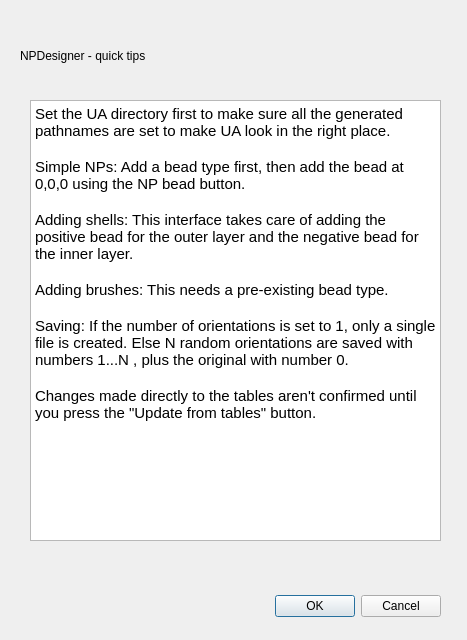
<?xml version="1.0" encoding="UTF-8"?>
<ui version="4.0">
 <class>tipsWindow</class>
 <widget class="QDialog" name="tipsWindow">
  <property name="geometry">
   <rect>
    <x>0</x>
    <y>0</y>
    <width>467</width>
    <height>640</height>
   </rect>
  </property>
  <property name="windowTitle">
   <string>Dialog</string>
  </property>
  <widget class="QDialogButtonBox" name="buttonBox">
   <property name="geometry">
    <rect>
     <x>100</x>
     <y>590</y>
     <width>341</width>
     <height>32</height>
    </rect>
   </property>
   <property name="orientation">
    <enum>Qt::Horizontal</enum>
   </property>
   <property name="standardButtons">
    <set>QDialogButtonBox::Cancel|QDialogButtonBox::Ok</set>
   </property>
  </widget>
  <widget class="QLabel" name="label">
   <property name="geometry">
    <rect>
     <x>20</x>
     <y>30</y>
     <width>421</width>
     <height>51</height>
    </rect>
   </property>
   <property name="text">
    <string>NPDesigner - quick tips</string>
   </property>
  </widget>
  <widget class="QTextEdit" name="textEdit">
   <property name="geometry">
    <rect>
     <x>30</x>
     <y>100</y>
     <width>411</width>
     <height>441</height>
    </rect>
   </property>
   <property name="html">
    <string>&lt;!DOCTYPE HTML PUBLIC &quot;-//W3C//DTD HTML 4.0//EN&quot; &quot;http://www.w3.org/TR/REC-html40/strict.dtd&quot;&gt;
&lt;html&gt;&lt;head&gt;&lt;meta name=&quot;qrichtext&quot; content=&quot;1&quot; /&gt;&lt;style type=&quot;text/css&quot;&gt;
p, li { white-space: pre-wrap; }
&lt;/style&gt;&lt;/head&gt;&lt;body style=&quot; font-family:'Ubuntu'; font-size:11pt; font-weight:400; font-style:normal;&quot;&gt;
&lt;p style=&quot; margin-top:0px; margin-bottom:0px; margin-left:0px; margin-right:0px; -qt-block-indent:0; text-indent:0px;&quot;&gt;Set the UA directory first to make sure all the generated pathnames are set to make UA look in the right place.&lt;/p&gt;
&lt;p style=&quot;-qt-paragraph-type:empty; margin-top:0px; margin-bottom:0px; margin-left:0px; margin-right:0px; -qt-block-indent:0; text-indent:0px;&quot;&gt;&lt;br /&gt;&lt;/p&gt;
&lt;p style=&quot; margin-top:0px; margin-bottom:0px; margin-left:0px; margin-right:0px; -qt-block-indent:0; text-indent:0px;&quot;&gt;Simple NPs: Add a bead type first, then add the bead at 0,0,0 using the NP bead button.&lt;/p&gt;
&lt;p style=&quot;-qt-paragraph-type:empty; margin-top:0px; margin-bottom:0px; margin-left:0px; margin-right:0px; -qt-block-indent:0; text-indent:0px;&quot;&gt;&lt;br /&gt;&lt;/p&gt;
&lt;p style=&quot; margin-top:0px; margin-bottom:0px; margin-left:0px; margin-right:0px; -qt-block-indent:0; text-indent:0px;&quot;&gt;Adding shells: This interface takes care of adding the positive bead for the outer layer and the negative bead for the inner layer.&lt;/p&gt;
&lt;p style=&quot;-qt-paragraph-type:empty; margin-top:0px; margin-bottom:0px; margin-left:0px; margin-right:0px; -qt-block-indent:0; text-indent:0px;&quot;&gt;&lt;br /&gt;&lt;/p&gt;
&lt;p style=&quot; margin-top:0px; margin-bottom:0px; margin-left:0px; margin-right:0px; -qt-block-indent:0; text-indent:0px;&quot;&gt;Adding brushes: This needs a pre-existing bead type.&lt;/p&gt;
&lt;p style=&quot;-qt-paragraph-type:empty; margin-top:0px; margin-bottom:0px; margin-left:0px; margin-right:0px; -qt-block-indent:0; text-indent:0px;&quot;&gt;&lt;br /&gt;&lt;/p&gt;
&lt;p style=&quot; margin-top:0px; margin-bottom:0px; margin-left:0px; margin-right:0px; -qt-block-indent:0; text-indent:0px;&quot;&gt;Saving: If the number of orientations is set to 1, only a single file is created. Else N random orientations are saved with numbers 1...N , plus the original with number 0.&lt;/p&gt;
&lt;p style=&quot;-qt-paragraph-type:empty; margin-top:0px; margin-bottom:0px; margin-left:0px; margin-right:0px; -qt-block-indent:0; text-indent:0px;&quot;&gt;&lt;br /&gt;&lt;/p&gt;
&lt;p style=&quot; margin-top:0px; margin-bottom:0px; margin-left:0px; margin-right:0px; -qt-block-indent:0; text-indent:0px;&quot;&gt;Changes made directly to the tables aren't confirmed until you press the &amp;quot;Update from tables&amp;quot; button. &lt;/p&gt;&lt;/body&gt;&lt;/html&gt;</string>
   </property>
  </widget>
 </widget>
 <resources/>
 <connections>
  <connection>
   <sender>buttonBox</sender>
   <signal>accepted()</signal>
   <receiver>tipsWindow</receiver>
   <slot>accept()</slot>
   <hints>
    <hint type="sourcelabel">
     <x>248</x>
     <y>254</y>
    </hint>
    <hint type="destinationlabel">
     <x>157</x>
     <y>274</y>
    </hint>
   </hints>
  </connection>
  <connection>
   <sender>buttonBox</sender>
   <signal>rejected()</signal>
   <receiver>tipsWindow</receiver>
   <slot>reject()</slot>
   <hints>
    <hint type="sourcelabel">
     <x>316</x>
     <y>260</y>
    </hint>
    <hint type="destinationlabel">
     <x>286</x>
     <y>274</y>
    </hint>
   </hints>
  </connection>
 </connections>
</ui>
